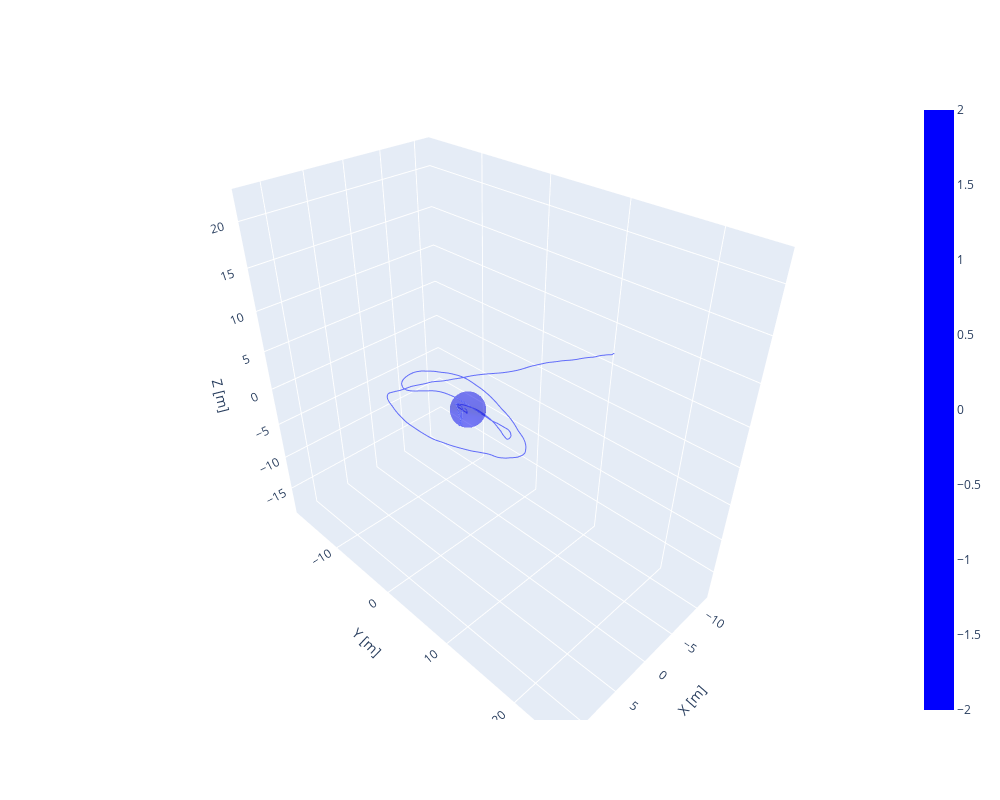

Write notebook code for a chart like this one.
### Code cell
# plot orbits 
fig = go.Figure()

# Satellite path
fig.add_scatter3d(
    x=X_true[:, 0],
    y=X_true[:, 1],
    z=X_true[:, 2],
    mode="lines",
    showlegend=False
)

# Sphere for docking tolerance box
color1 = 'blue'
color2 = 'red'
fig.add_surface(x=x_coords, y=y_coords, z=z_coords, colorscale=[[0, color1], [1,color1]], opacity=0.3)

fig.update_layout(showlegend=False, width=1000, height=800,
  scene=dict(
    xaxis=dict(title="X [m]"),
    yaxis=dict(title="Y [m]"),
    zaxis=dict(title="Z [m]"),
  ),
)

fig.show()

### Figure 1 — Plotly figure (JSON) as saved in the notebook; plotly's stock layout.template omitted (floating-point values rounded to 4 significant figures; data arrays with more than 128 entries replaced by an {"elided": "..."} marker saying what was removed)
{"data": [{"mode": "lines", "showlegend": false, "type": "scatter3d", "x": {"elided": "422 float values"}, "y": {"elided": "422 float values"}, "z": {"elided": "422 float values"}}, {"colorscale": [[0, "blue"], [1, "blue"]], "opacity": 0.3, "type": "surface", "x": {"elided": "50x50 float values"}, "y": {"elided": "50x50 float values"}, "z": {"elided": "50x50 float values"}}], "layout": {"height": 800, "scene": {"xaxis": {"title": {"text": "X [m]"}}, "yaxis": {"title": {"text": "Y [m]"}}, "zaxis": {"title": {"text": "Z [m]"}}}, "showlegend": false, "width": 1000}}
